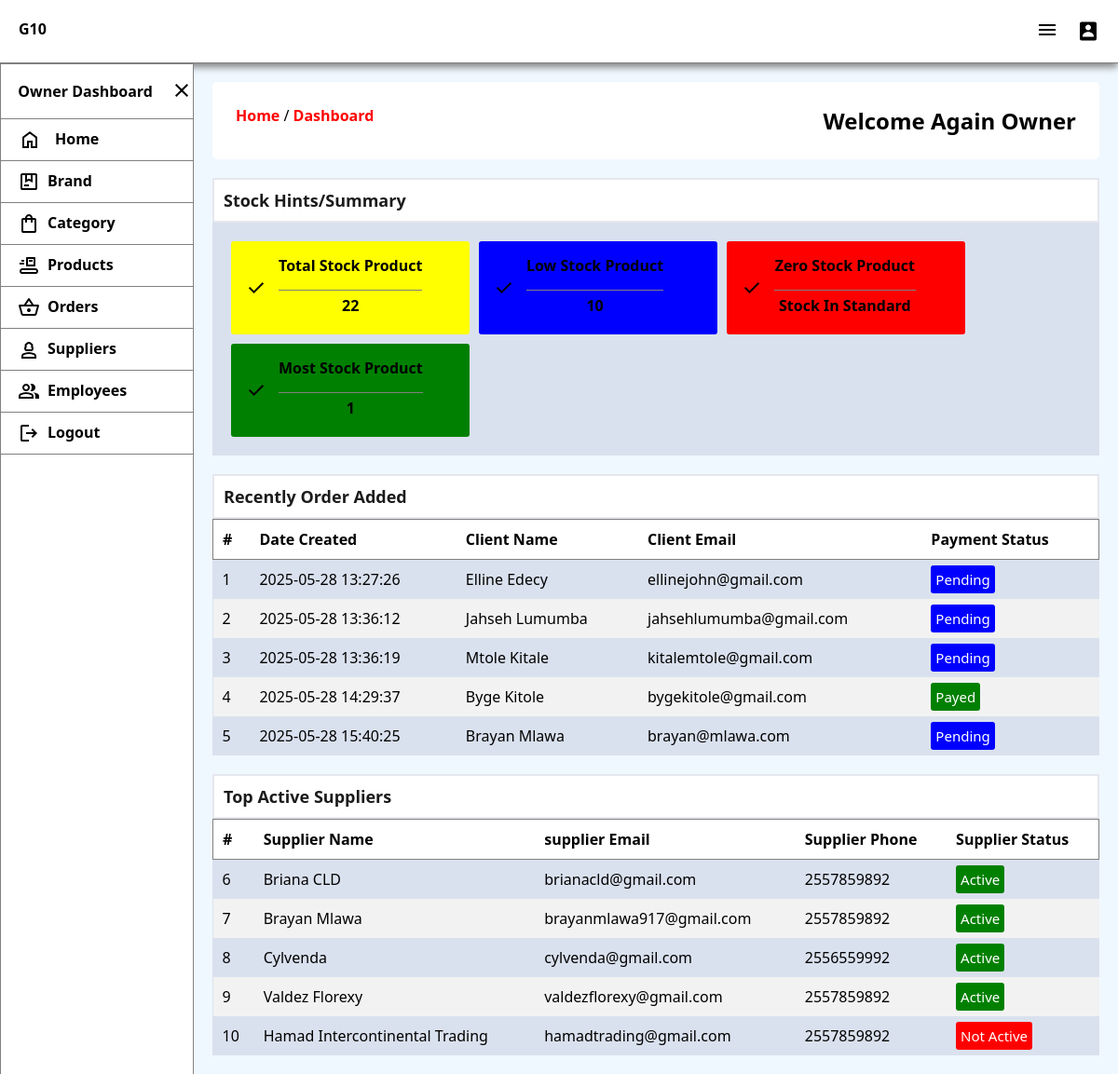
Screenshot of /Home/Dashboard (signed in) with the database file from the repository.
### tables this page shows
CREATE TABLE IF NOT EXISTS `placed_orders` (
  `order_id` int(11) NOT NULL AUTO_INCREMENT,
  `employee_id` int(11) NOT NULL,
  `client_name` varchar(30) NOT NULL,
  `client_email` varchar(50) NOT NULL,
  `client_phone` varchar(30) NOT NULL,
  `subtotal` varchar(30) NOT NULL,
  `total_price` varchar(50) DEFAULT NULL,
  `total_items` int(11) NOT NULL,
  `payed_amount` varchar(30) NOT NULL,
  `discount` varchar(30) NOT NULL,
  `payment_method` varchar(30) NOT NULL DEFAULT 'cash',
  `status` int(11) NOT NULL DEFAULT 0,
  `date` datetime DEFAULT current_timestamp(),
  PRIMARY KEY (`order_id`),
  KEY `employee_id` (`employee_id`)
);

CREATE TABLE IF NOT EXISTS `suppliers` (
  `supplier_id` int(11) NOT NULL AUTO_INCREMENT,
  `name` varchar(30) NOT NULL,
  `email` varchar(30) NOT NULL,
  `phone` varchar(20) NOT NULL,
  `status` int(11) NOT NULL DEFAULT 1,
  `date` timestamp NOT NULL DEFAULT current_timestamp(),
  PRIMARY KEY (`supplier_id`)
);

### Home/Dashboard.php (the view, shortened to what this page needs)
<!DOCTYPE html>
<html lang="en">
<?php require_once('../include/cssheader.php'); ?>
<body>
    <?php include '../include/header.php';
    require_once '../include/userNav.php' ?>
    <main>
        <div class="url">
            <span>
                <a href="Dashboard">Home</a> / <a href="Dashboard">Dashboard</a>
            </span>
            <span>
                <h2>Welcome Again <?php echo $_SESSION['name'] ?></h2>
            </span>
        </div>
        <div class="main-container">
            <div class="boxes">
                <h3>Stock Hints/Summary</h3>
                <div class="boxes-box">
                    <div class="box yellow">
                        <img src="../img/icons/check.svg" alt="">
                        <div class="details">
                            <p><b>Total Stock Product</b></p>
                            <p class="count"><?php
                            $sql = mysqli_query($conn, "SELECT * FROM products");
                            $count = mysqli_num_rows($sql);
                            if ($count >= 1) {
                                echo $count;
                            } else {
                                echo 'No Product';
                            }
                                ?>
                            </p>
                        </div>
                    </div>
                    <div class="box tomato">
                        <img src="../img/icons/check.svg" alt="">
                        <div class="details">
                            <p><b>Low Stock Product</b></p>
                            <p class="count"><?php
                            $sql = mysqli_query($conn, "SELECT * FROM products WHERE quantity < 10 ");
                            $count = mysqli_num_rows($sql);
                            if ($count >= 1) {
                                echo $count;
                            } else {
                                echo 'Stock In Standard';
                            }
                            ?>
                            </p>
                        </div>
                    </div>
                    <div class="box red">
                        <img src="../img/icons/check.svg" alt="">
                        <div class="details">
                            <p><b>Zero Stock Product</b></p>
                            <p class="count"><?php
                            $sql = mysqli_query($conn, "SELECT * FROM products WHERE quantity < 0 ");
                            $count = mysqli_num_rows($sql);
                            if ($count >= 1) {
                                echo $count;
                            } else {
                                echo 'Stock In Standard';
                            }
                            ?>
                        </div>
                    </div>
                    <div class="box green">
                        <img src="../img/icons/check.svg" alt="">
                        <div class="details">
                            <p><b>Most Stock Product</b></p>
                            <p class="count"><?php
                            $sql = mysqli_query($conn, "SELECT MAX(quantity) FROM products ");
                            $count = mysqli_num_rows($sql);
                            echo $count;
                            ?>
                        </div>
                    </div>
                </div>
            </div>
            <div class="boxes">
                <h3>Recently Order Added</h3>
                <div class="table-container">
                    <table>
                        <thead>
                            <tr>
                                <th>#</th>
                                <th>Date Created</th>
                                <th>Client Name</th>
                                <th>Client Email</th>
                                <th>Payment Status</th>
                            </tr>
                        </thead>
                        <?php
                        $sql = mysqli_query($conn, "SELECT * FROM placed_orders ORDER BY order_id LIMIT 5 ");
                        while ($row = mysqli_fetch_assoc($sql)) {
                            if ($row['status'] == 1) {
                                $payment = '<span class="active">Payed</span>';
                            } else {
                                $payment = '<span class="pending">Pending</span>';
                            }
                            echo '
                            <tr>
                                <td>' . $count++ . '</td>
                                <td>' . $row['date'] . '</td>
                                <td>' . $row['client_name'] . '</td>
                                <td>' . $row['client_email'] . '</td>
                                <td>' . $payment . '</td>
                            </tr>';
                        }
                        ?>
                    </table>
                </div>
            </div>
            <div class="boxes">
                <h3> Top Active Suppliers </h3>
                <div class="table-container">
                    <table>
                        <thead>
                            <tr>
                                <th>#</th>
                                <th>Supplier Name</th>
                                <th>supplier Email</th>
                                <th>Supplier Phone</th>
                                <th>Supplier Status</th>
                            </tr>
                        </thead>
                        <?php
                        $sql = mysqli_query($conn, "SELECT * FROM suppliers ORDER BY RAND() LIMIT 5 ");
                        while ($row = mysqli_fetch_assoc($sql)) {
                            if ($row['status'] == 1) {
                                $status = '<span class="active">Active</span>';
                            } else {
                                $status = '<span class="inactive">Not Active</span>';
                            }
                            echo '
                            <tr>
                                <td>' . $count++ . '</td>
                                <td>' . $row['name'] . '</td>
                                <td>' . $row['email'] . '</td>
                                <td>' . $row['phone'] . '</td>
                                <td>' . $status . '</td>
                            </tr>';
                        }
                        ?>
                    </table>
                </div>
            </div>
        </div>
    </main>
<?php require_once '../include/userfooter.php' ?>

### style/style.css (style rules this page uses)
* { padding: 0; margin: 0; box-sizing: border-box; }
body { font-family: 'Segoe UI', Tahoma, Geneva, Verdana, sans-serif; background-color: aqua; }
main { padding: 20px; margin-left: 13rem; background-color: aliceblue; transition: 1.5s; display: flex; flex-direction: column; gap: 20px; }
.main-container { display: flex; flex-direction: column; flex-wrap: wrap; row-gap: 20px; border-radius: 10px; }
.main-container .boxes { display: flex; flex-direction: column; background-color: #6e749b2b; }
.main-container .boxes h3 { background-color: white; padding: 10px; color: rgb(27, 27, 27); font-weight: 600; border: 2px solid #6e749b2b; font-size: 18px; }
.main-container .boxes .box { background-color: whitesmoke; padding: 15px; border-radius: 3px; display: flex; flex-direction: row; height: 100%; gap: 12px; font-weight: 500; width: 16rem; cursor: pointer; }
table { border-collapse: collapse; width: 100%; }
thead { background-color: white; padding: 10px; border: 1px solid grey; }
thead th { padding: 10px; color: black; }
td { text-align: left; padding: 10px; cursor: pointer; }
table th, td { text-align: left; }
tr:nth-child(even) { background-color: #f2f2f2; }
table td span { cursor: pointer; }
table td .pending { background-color: blue; color: white; padding: 5px; border-radius: 3px; font-size: 15px; }
table td .active { background-color: green; color: white; padding: 5px; border-radius: 3px; font-size: 15px; }
table td .inactive { background-color: red; color: white; padding: 5px; border-radius: 3px; font-size: 15px; }

### rows the page displays
placed_orders: date "2025-05-28 13:27:26", client_name "Elline Edecy", client_email "ellinejohn@gmail.com", status "Pending"
placed_orders: date "2025-05-28 13:36:12", client_name "Jahseh Lumumba", client_email "jahsehlumumba@gmail.com", status "Pending"
placed_orders: date "2025-05-28 13:36:19", client_name "Mtole Kitale", client_email "kitalemtole@gmail.com", status "Pending"
placed_orders: date "2025-05-28 14:29:37", client_name "Byge Kitole", client_email "bygekitole@gmail.com", status "Payed"
placed_orders: date "2025-05-28 15:40:25", client_name "Brayan Mlawa", client_email "brayan@mlawa.com", status "Pending"
suppliers: name "Briana CLD", email "brianacld@gmail.com", phone "2557859892", status "Active"
suppliers: name "Brayan Mlawa", email "brayanmlawa917@gmail.com", phone "2557859892", status "Active"
suppliers: name "Cylvenda", email "cylvenda@gmail.com", phone "2556559992", status "Active"
suppliers: name "Valdez Florexy", email "valdezflorexy@gmail.com", phone "2557859892", status "Active"
suppliers: name "Hamad Intercontinental Trading", email "hamadtrading@gmail.com", phone "2557859892", status "Not Active"

### other values shown
$_SESSION['name'] "Owner"
$count "22"
$count "10"
$count "1"
